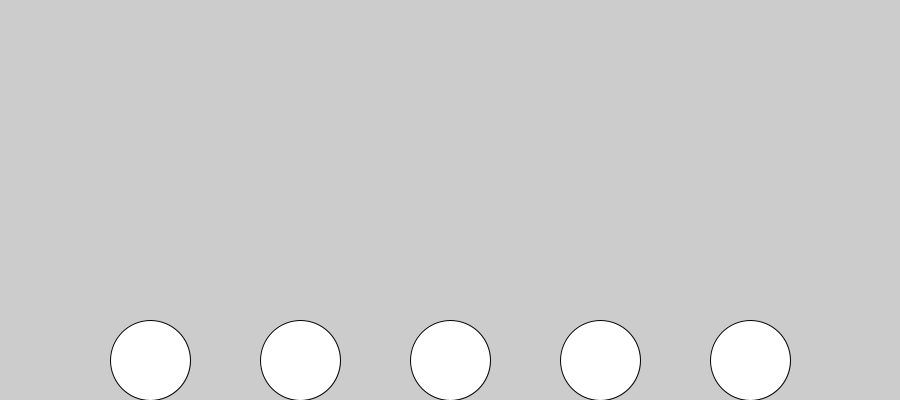
Frame 1 (no input)
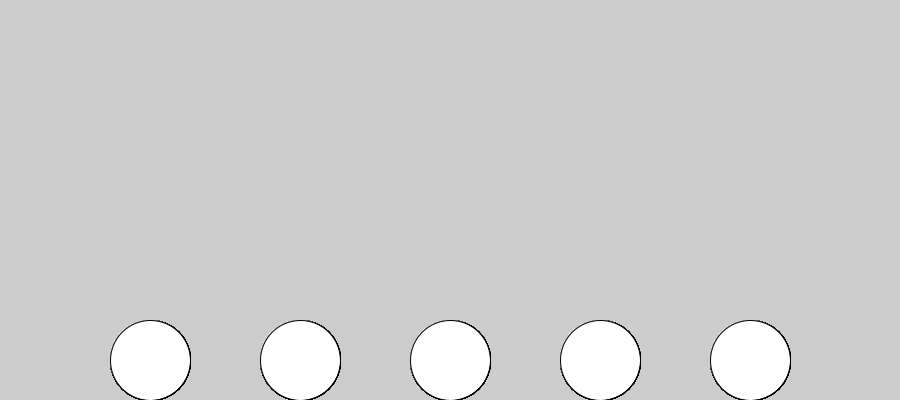
Frame 60 (the mouse pressed at the canvas centre just before this capture)
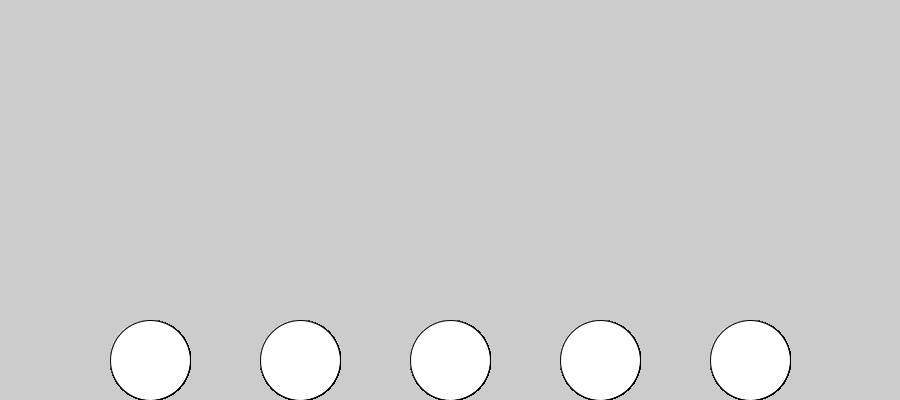
Frame 120 (the mouse held since frame 60 and released just before this capture)

The Processing sketch that drew these frames (run headless with seeded random() and noise(); from frame 60 on, the mouse is pressed at the canvas centre):

// Processing sketch: processing_33040
// ── processing_33040.pde

// smarter way, a for loop

// FOR LOOP
// for is just the syntax/key word
// for(statmenet1; statement2; statement3)
// statement1, is called the definition.  here we define a variable int i
//    and set it to 0
// statement2, is called the comparison.  it's like an if statement, and it lets
//    the loop know when to stop. the for loop will loop as long as this statement
//    is true
// statement3 is called the incriment.  This allows the loop to move forward or
//    progress

// i = i + 1;
// i++;           these are the same

// i = i + 1;     the computer first figures out the right hand side
//                and then assigns it to the left hand side.  Side is defined
//                by the = equal sign.

/*
int x = 1;
 x = x * 52;    = 52
 
 int x = 3;      
 x = x - 3;    = 0
 */


float distBetweenCircles; 
int numBalls;
int ballWidth;
int ballRadius;


void setup() {
  size(900, 400);
  smooth();
  numBalls = 5;
  distBetweenCircles = width/(numBalls+1);
  ballWidth = 80;
  ballRadius = ballWidth/2;

//  println(distBetweenCircles);
}

void draw() {
  for (int i=2; i<=100; i = i + 2) {
    // println(i);
  }

  for (int i=5; i<=100; i = i + 5) {
    //  println(i);
  }


  for (int i= 0; i < 5; i++) {

    ellipse((i+1)*distBetweenCircles, height-ballRadius, ballWidth, ballWidth);
  }
}
